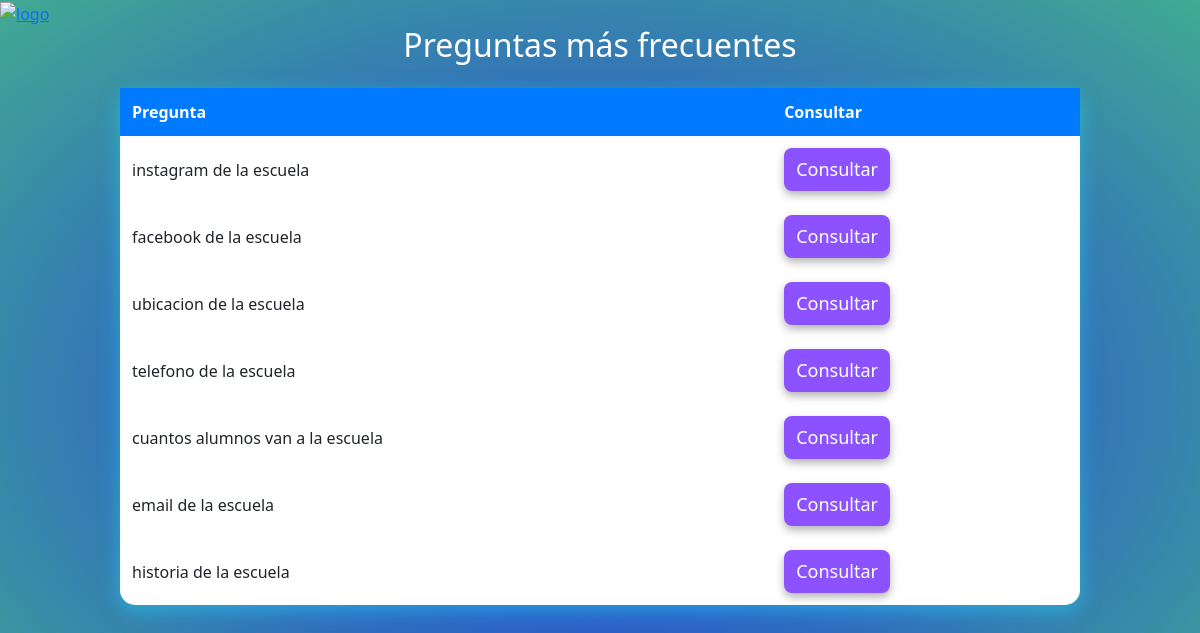
Page /preg_frec.php on the committed database.
### tables this page shows
CREATE TABLE consultas (
    id_consulta INT PRIMARY KEY AUTO_INCREMENT,
    pregunta VARCHAR(255),
    respuesta VARCHAR(10000),
    contador INT,
    preg_contestada BOOLEAN
);

### preg_frec.php (the view, shortened to what this page needs)
<?php
include("conexion.php");
$sql = "SELECT id_consulta, pregunta FROM consultas WHERE preg_contestada = true ORDER BY contador DESC LIMIT 7";
$resultado = $connPHP->query($sql);
?>
<!DOCTYPE html>
<html lang="es">
<head>
    <link rel="stylesheet" href="css/diseños.css">
    <link rel="stylesheet" href="css/bootstrap.min.css">
    <link href="https://cdn.jsdelivr.net/npm/bootstrap@5.3.3/dist/css/bootstrap.min.css" rel="stylesheet">
    <a href="chat.php">
        <img src="../otros/flecha.png" alt="logo" style="width:60px;">
    </a>
</head>
<body>
        <h2 class="text-center mb-4" style="color:white;">Preguntas más frecuentes</h2>
        <table>
            <thead>
                <tr>
                    <th>Pregunta</th>
                    <th>Consultar</th>
                </tr>
            </thead>
            <tbody>
                <?php
                if ($resultado->num_rows > 0) {
                    while ($fila = $resultado->fetch_assoc()) {
                        echo "<tr>";
                        echo "<td>" . htmlspecialchars($fila['pregunta']) . "</td>";
                        echo "<td>
                            <a href='chat.php?pregunta=" . urlencode($fila['pregunta']) . "' class='btn-inicio'>Consultar</a>
                        </td>";
                        echo "</tr>";
                    }
                } else {
                    echo "<tr><td colspan='2' class='text-center'>no se ingresaron preguntas.</td></tr>";
                }
                ?>
            </tbody>
        </table>
</body>
</html>

### css/diseños.css (style rules this page uses)
body { background: radial-gradient(ellipse, #212fe8, #41ab92); background-repeat: no-repeat; height: 100%; margin: 0; background-attachment: fixed; font-family: Arial, sans-serif; }
.btn-inicio, .btn-cerrar { background-color: #8c52ff !important; color: white !important; border: none; padding: 8px 12px; font-size: 18px; border-radius: 8px; cursor: pointer; opacity: 1 !important; box-shadow: 0 4px 8px rgba(0, 0, 0, 0.3); transition: background 0.3s ease, transform 0.2s ease; text-decoration: none; display: inline-block; }

### preg_frec.php (style rules this page uses)
table { width: 80%; margin: auto; border-collapse: collapse; background-color: #fff; border-radius: 15px; box-shadow: 0 6px 20px rgba(32, 221, 250, 0.5); }
th, td { padding: 12px; text-align: left; }
th { background-color: #007BFF; color: white; }

### rows in the picture
consultas: pregunta "instagram de la escuela"
consultas: pregunta "facebook de la escuela"
consultas: pregunta "ubicacion de la escuela"
consultas: pregunta "telefono de la escuela"
consultas: pregunta "cuantos alumnos van a la escuela"
consultas: pregunta "email de la escuela"
consultas: pregunta "historia de la escuela"
